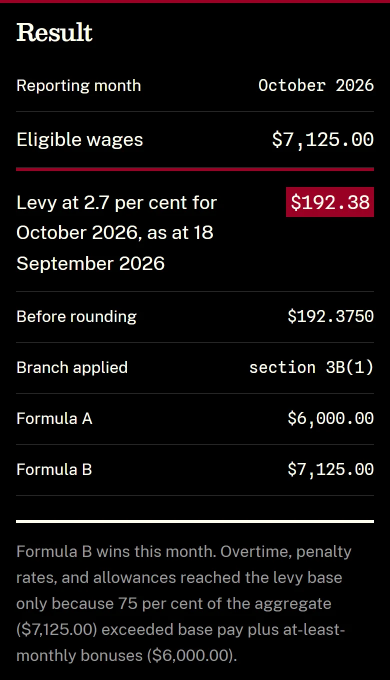
#> input picture assets/coal-lsl-calculator-mobile.webp, 780 x 1360 px (shown at 1/2 size)
$ python -i render_about_portrait.py   (imports and definitions only)   (older library calls are emulated)
#> lines starting #> are read from the running program, lines starting #| are printed output that depends on the picture; after the words box and inside, x2 and y2 are one past the last pixel; in counts of white or black regions, pixels touching at a corner belong together
# /// script
# requires-python = ">=3.14"
# dependencies = [
#   "opencv-python-headless==4.14.0.94",
#   "numpy==2.5.3",
#   "pillow==12.3.0",
#   "fonttools[woff]==4.66.0",
# ]
# ///
"""Render the About page's ASCII portrait from Ryan's headshot.

The photo is not in the repository. Run with uv, which reads the inline
dependencies above, and the script rewrites the portrait ``pre`` in
``about/index.html``::

    uv run --script scripts/render_about_portrait.py path/to/headshot.jpg

Each character cell is split into three rows by two columns of zones. The
glyph whose ink in those zones, measured from the site's own Spline Sans Mono
at the cell the page draws (0.6em by 1em), best matches the photo there is
chosen, so the jaw, collar and hairline take shaped glyphs rather than a flat
tone ramp.
"""

from __future__ import annotations

import argparse
import io
import re
from pathlib import Path

import cv2
import numpy as np
from fontTools.ttLib import TTFont
from PIL import Image, ImageDraw, ImageFont

ROOT = Path(__file__).resolve().parent.parent
PAGE = ROOT / "about" / "index.html"
FONT = ROOT / "assets" / "fonts" / "SplineSansMono-Regular.woff2"
PORTRAIT = re.compile(r'(<pre aria-hidden="true">\n)(.*?)(</pre></div>)', re.S)

# Symbols only, in code point order: letters read as words at this size. None
# of these needs HTML escaping or can open a Liquid tag.
GLYPHS = " !#$'()*+,-./:;@[\\]^_`|~"
COLUMNS = 120
LINE_HEIGHT = 1.0
ADVANCE = 0.6
ZONES_Y, ZONES_X = 3, 2


# [19 lines left out: function glyph_ink, not called in this run]


def person_mask(rgb: np.ndarray) -> np.ndarray:
    """GrabCut foreground, largest component only, feathered to 0 to 1."""
    h, w = rgb.shape[:2]
    mask = np.zeros((h, w), np.uint8)
    rect = (int(w * 0.04), int(h * 0.02), int(w * 0.92), int(h * 0.98))
    models = np.zeros((1, 65), np.float64), np.zeros((1, 65), np.float64)
    bgr = cv2.cvtColor(rgb, cv2.COLOR_RGB2BGR)
    cv2.grabCut(bgr, mask, rect, *models, 8, cv2.GC_INIT_WITH_RECT)
    fg = ((mask == cv2.GC_FGD) | (mask == cv2.GC_PR_FGD)).astype(np.uint8)
    count, labels, stats, _ = cv2.connectedComponentsWithStats(fg)
    if count > 1:
        fg = (labels == 1 + int(np.argmax(stats[1:, cv2.CC_STAT_AREA]))).astype(np.uint8)
    fg = cv2.morphologyEx(fg.astype(np.float32), cv2.MORPH_CLOSE, np.ones((9, 9), np.uint8))
    return cv2.GaussianBlur(fg, (0, 0), 2.0)


def face_box(rgb: np.ndarray) -> tuple[int, int, int, int]:
    grey = cv2.cvtColor(rgb, cv2.COLOR_RGB2GRAY)
    cascade = Path(cv2.__file__).parent / "data" / "haarcascade_frontalface_default.xml"
    detector = cv2.CascadeClassifier(str(cascade))
    faces = detector.detectMultiScale(grey, 1.1, 6, minSize=(200, 200))
    if len(faces) == 0:
        raise SystemExit("No face found in the photo.")
    x, y, w, h = max(faces, key=lambda f: f[2] * f[3])
    return int(x), int(y), int(w), int(h)


# [17 lines left out: functions tone, crop, not called in this run]


def render(photo: Path) -> str:
    rgb = np.asarray(Image.open(photo).convert("RGB"))
#> rgb is the input picture: shape (1360, 780, 3); mean R, G, B 14.9, 12.3, 12.5
    mask = person_mask(rgb)
#> in person_mask, `count, labels, stats, _ = cv2.connectedComponentsWithStats(fg)`:
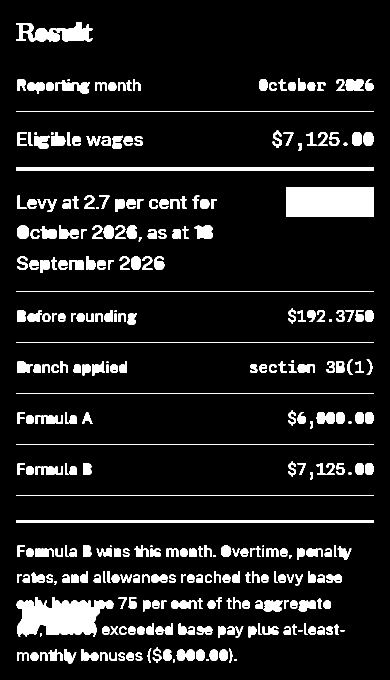
#> fg: shape (1360, 780) (shown at 1/2 size); values 0 (black) and 1 (white), 10.5% white; 320 white regions (8 under 20 px), largest, box (x1, y1, x2, y2) and area: (572, 374, 748, 434) 10560, (33, 1194, 227, 1274) 10236, (32, 334, 748, 342) 5728
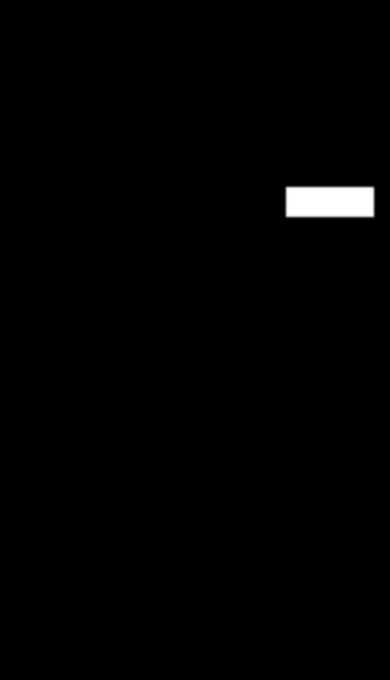
#> mask: shape (1360, 780) float32 (shown at 1/2 size); min 0, max 1, mean 0.00995
    fx, fy, fw, fh = face_box(rgb)
#> in face_box, `grey = cv2.cvtColor(rgb, cv2.COLOR_RGB2GRAY)`:
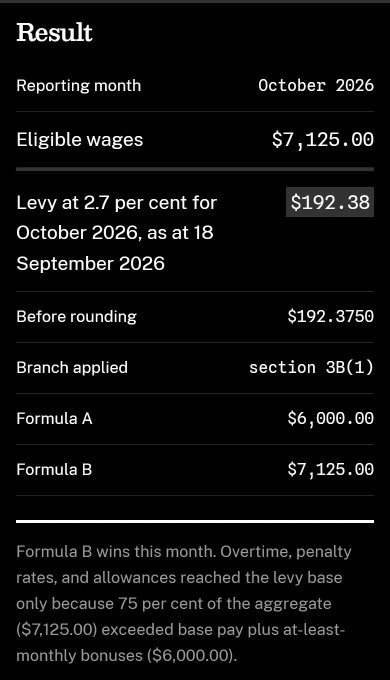
#> grey: shape (1360, 780) (shown at 1/2 size); min 0, max 255, mean 13.1
#> in face_box, `faces = detector.detectMultiScale(grey, 1.1, 6, minSize=(200, 200))`: faces = ()

    # Centre on the head's silhouette across the face rows, ear to ear; take
    # the hair above and the collar and shoulders below.
    across = np.flatnonzero((mask[fy + fh // 4 : fy + 3 * fh // 4] > 0.5).any(axis=0))
    if across.size == 0:
        raise SystemExit("The person mask misses the face; check the photo.")
    cx = (across[0] + across[-1]) / 2
    box = (cx - 0.975 * fw, fy - 0.28 * fh, cx + 0.975 * fw, fy + 1.86 * fh)
    art = crop(tone(rgb, mask), box)
    person = crop(mask, box)

    # Stretch within the person so skin mid-tones use the whole range, keep
    # the dark suit as faint texture, then fade the bust out at the bottom and
    # lower corners instead of ending on the photo's edges.
    inside = art[art > 0.02]
    low, high = np.percentile(inside, [2, 99.5]) if inside.size else (0.0, 0.0)
    if not high > low:
        raise SystemExit("The crop has no tonal range to draw; check the photo.")
    art = (np.clip((art - low) / (high - low), 0, 1) * (art > 0)) ** 2.1
    art = np.maximum(art, 0.12 * person)
    rows_px, cols_px = art.shape
    fade = int(rows_px * 0.18)
    ramp = np.ones(rows_px, np.float32)
    ramp[rows_px - fade :] = np.linspace(1, 0, fade) ** 1.5
    yy, xx = np.mgrid[0:rows_px, 0:cols_px].astype(np.float32)
    ellipse = np.hypot(
        (xx - cols_px / 2) / (cols_px * 0.5), (yy - rows_px * 0.38) / (rows_px * 0.72)
    )
    art = art * ramp[:, None] * np.clip(1 - np.clip(ellipse - 0.72, 0, None) / 0.28, 0, 1)

    # Match each cell's zones to the glyphs, with a light 4 by 4 ordered
    # dither so large even areas such as the forehead do not form blocks.
    ink = glyph_ink()
    rows = round(rows_px / (cols_px / COLUMNS) / (LINE_HEIGHT / ADVANCE))
    zones = cv2.resize(art, (COLUMNS * ZONES_X, rows * ZONES_Y), interpolation=cv2.INTER_AREA)
    zones = zones.reshape(rows, ZONES_Y, COLUMNS, ZONES_X).transpose(0, 2, 1, 3)
    zones = zones.reshape(rows, COLUMNS, -1)
    bayer = np.array([[0, 8, 2, 10], [12, 4, 14, 6], [3, 11, 1, 9], [15, 7, 13, 5]]) / 16 - 0.5
    offset = bayer[np.arange(rows)[:, None] % 4, np.arange(COLUMNS)[None, :] % 4]
    lit = zones.max(-1, keepdims=True) > 0.02
    target = (zones + 0.12 * offset[:, :, None] * lit) * ink.max()
    picks = ((target[:, :, None, :] - ink[None, None]) ** 2).sum(-1).argmin(-1)
    lines = ["".join(GLYPHS[i] for i in row).rstrip() for row in picks]
    while lines and not lines[0]:
        lines.pop(0)
    while lines and not lines[-1]:
        lines.pop()
    if not lines:
        raise SystemExit("The render came out empty; check the photo.")
    return "\n".join(lines)


# [12 lines left out: function main, not called in this run]


# [2 lines not run here, left out]

#> (the run stopped early here; a loop or call above may not have finished)
